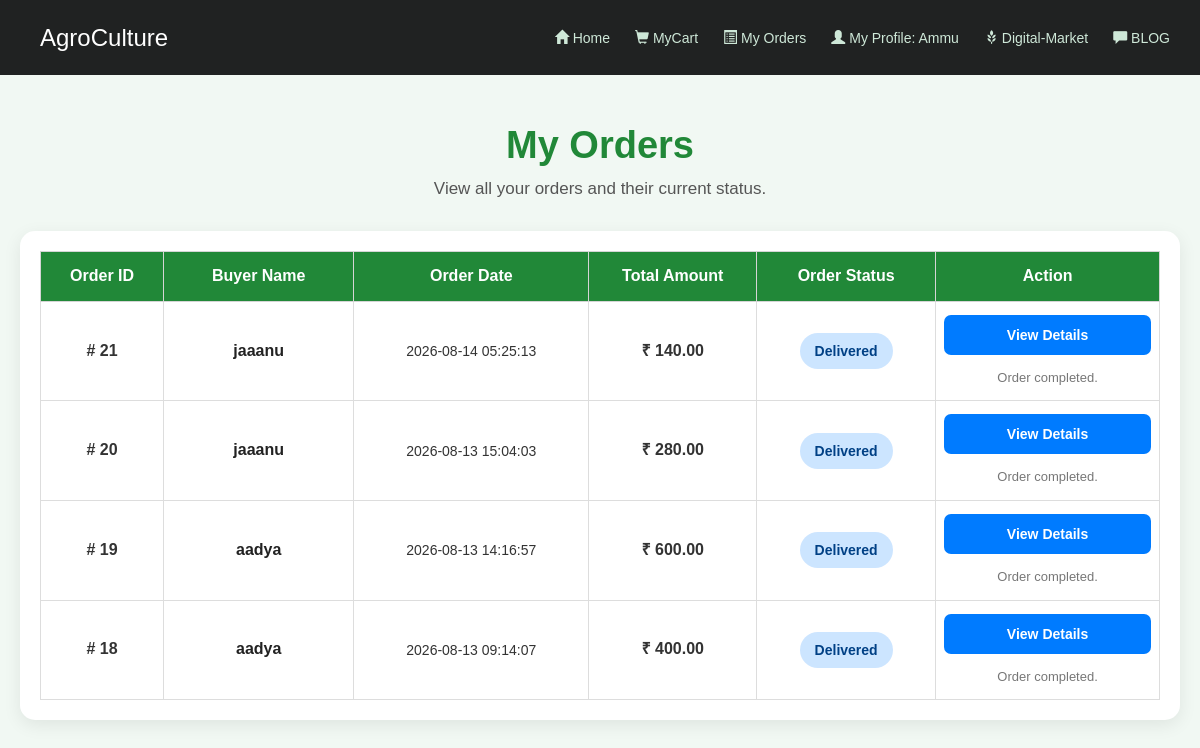
/agri/myOrders.php (signed in), run on the app's committed database.
### tables this page shows
CREATE TABLE `orders` (
  `order_id` int(11) NOT NULL,
  `bid` int(11) NOT NULL,
  `total_amount` decimal(10,2) NOT NULL,
  `name` varchar(100) NOT NULL,
  `mobile` varchar(20) NOT NULL,
  `email` varchar(100) NOT NULL,
  `city` varchar(100) NOT NULL,
  `pincode` varchar(10) NOT NULL,
  `address` text NOT NULL,
  `order_date` timestamp NOT NULL DEFAULT current_timestamp(),
  `status` varchar(20) NOT NULL DEFAULT 'Pending'
);

### agri/myOrders.php (the view, shortened to what this page needs)
<?php
require 'db.php';
$bid = intval($_SESSION['id']);
$sql = "
    SELECT
        order_id,
        bid,
        total_amount,
        name,
        order_date,
        status
    FROM orders
    WHERE bid = '$bid'
    ORDER BY order_id DESC
";
$result = mysqli_query(
    $conn,
    $sql
);
?>
<!DOCTYPE html>
<html lang="en">
<head>
    <link
        href="bootstrap/css/bootstrap.min.css"
        rel="stylesheet"
    >
</head>
<body>
<?php require 'menu.php'; ?>
<div class="orders-page">
    <h1 class="page-title">
        My Orders
    </h1>
    <p class="page-description">
        View all your orders and their current status.
    </p>
    <div class="orders-container">
        <?php if (mysqli_num_rows($result) > 0) { ?>
            <table class="orders-table">
                <thead>
                    <tr>
                        <th class="order-id-column">
                            Order ID
                        </th>
                        <th class="buyer-column">
                            Buyer Name
                        </th>
                        <th class="date-column">
                            Order Date
                        </th>
                        <th class="amount-column">
                            Total Amount
                        </th>
                        <th class="status-column">
                            Order Status
                        </th>
                        <th class="action-column">
                            Action
                        </th>
                    </tr>
                </thead>
                <tbody>
                    <?php while ($row = mysqli_fetch_assoc($result)) { ?>
                        <?php
                        $orderId = intval(
                            $row['order_id']
                        );
                        $buyerName = $row['name'];
                        $orderDate = $row['order_date'];
                        $totalAmount = $row['total_amount'];
                        $status = !empty($row['status'])
                            ? $row['status']
                            : 'Pending';
                        $statusLower = strtolower(
                            trim($status)
                        );
                        ?>
                        <tr>
                            <td>
                                <div class="order-id">
                                    #
                                    <?php
                                    echo htmlspecialchars(
                                        $orderId
                                    );
                                    ?>
                                </div>
                            </td>
                            <td>
                                <div class="buyer-name">
                                    <?php
                                    echo htmlspecialchars(
                                        $buyerName
                                    );
                                    ?>
                                </div>
                            </td>
                            <td>
                                <div class="order-date">
                                    <?php
                                    echo htmlspecialchars(
                                        $orderDate
                                    );
                                    ?>
                                </div>
                            </td>
                            <td>
                                <div class="total-amount">
                                    ₹
                                    <?php
                                    echo number_format(
                                        $totalAmount,
                                        2
                                    );
                                    ?>
                                </div>
                            </td>
                            <td>
                                <?php if ($statusLower == 'pending') { ?>
                                    <span class="status-badge status-pending">
                                        Pending
                                    </span>
                                <?php } elseif ($statusLower == 'accepted') { ?>
                                    <span class="status-badge status-accepted">
                                        Accepted
                                    </span>
                                <?php } elseif ($statusLower == 'delivered') { ?>
                                    <span class="status-badge status-delivered">
                                        Delivered
                                    </span>
                                <?php } elseif ($statusLower == 'cancelled') { ?>
                                    <span class="status-badge status-cancelled">
                                        Cancelled
                                    </span>
                                <?php } ?>
                            </td>
                            <td>
                                <a
                                    href="orderDetails.php?order_id=<?php echo $orderId; ?>"
                                    class="details-button"
                                >
                                    View Details
                                </a>
                                <?php if ($statusLower == 'pending') { ?>
                                    <button
                                        type="button"
                                        class="cancel-button"
                                        onclick="openCancelModal(<?php echo $orderId; ?>)"
                                    >
                                        Cancel Order
                                    </button>
                                <?php } elseif ($statusLower == 'delivered') { ?>
                                    <div class="completed-message">
                                        Order completed.
                                    </div>
                                <?php } elseif ($statusLower == 'cancelled') { ?>
                                    <div class="completed-message">
                                        Order cancelled.
                                    </div>
                                <?php } ?>
                            </td>
                        </tr>
                    <?php } ?>
                </tbody>
            </table>
        <?php } else { ?>
            <div class="no-orders">
                No Orders Found
            </div>
        <?php } ?>
    </div>
</div>
</body>
</html>

### agri/myOrders.php (style rules this page uses)
* { box-sizing: border-box; }
html, body { margin: 0; padding: 0; width: 100%; min-height: 100%; }
body { background: #f1f8f3; font-family: Arial, Helvetica, sans-serif; }
.orders-page { width: 100%; padding: 125px 20px 50px; }
.page-title { text-align: center; color: #218838; font-size: 38px; font-weight: bold; margin: 0 0 10px; }
.page-description { text-align: center; color: #555; font-size: 17px; margin: 0 0 30px; }
.orders-container { width: 100%; max-width: 1250px; margin: 0 auto; background: white; padding: 20px; border-radius: 15px; box-shadow: 0 5px 18px rgba(0, 0, 0, 0.08); overflow-x: auto; }
.orders-table { width: 100%; border-collapse: collapse; table-layout: fixed; }
.orders-table th { background: #218838; color: white; padding: 13px 8px; text-align: center; vertical-align: middle; font-size: 16px; border: 1px solid #d5d5d5; }
.orders-table td { padding: 13px 8px; text-align: center; vertical-align: middle; font-size: 15px; color: #333; border: 1px solid #dddddd; }
.order-id-column { width: 11%; }
.buyer-column { width: 17%; }
.date-column { width: 21%; }
.amount-column { width: 15%; }
.status-column { width: 16%; }
.action-column { width: 20%; }
.order-id { font-size: 16px; font-weight: bold; }
.buyer-name { font-size: 16px; font-weight: bold; color: #222; }
.order-date { white-space: nowrap; font-size: 14px; }
.total-amount { font-size: 16px; font-weight: bold; white-space: nowrap; }
.status-badge { display: inline-block; padding: 8px 15px; border-radius: 20px; font-weight: bold; font-size: 14px; }
.status-delivered { background: #cce5ff; color: #004085; }
.details-button, .cancel-button { display: inline-block; width: 100%; padding: 10px 8px; border-radius: 7px; font-size: 14px; font-weight: bold; text-decoration: none; cursor: pointer; }
.details-button { background: #007bff; color: white; margin-bottom: 8px; }
.completed-message { margin-top: 6px; color: #777; font-size: 13px; }

### data on the page
orders: order_id "21", name "jaaanu", order_date "2026-08-14 05:25:13", total_amount "140.00", status "Delivered"
orders: order_id "20", name "jaaanu", order_date "2026-08-13 15:04:03", total_amount "280.00", status "Delivered"
orders: order_id "19", name "aadya", order_date "2026-08-13 14:16:57", total_amount "600.00", status "Delivered"
orders: order_id "18", name "aadya", order_date "2026-08-13 09:14:07", total_amount "400.00", status "Delivered"

### other printed values
$loginProfile "My Profile: Ammu"
